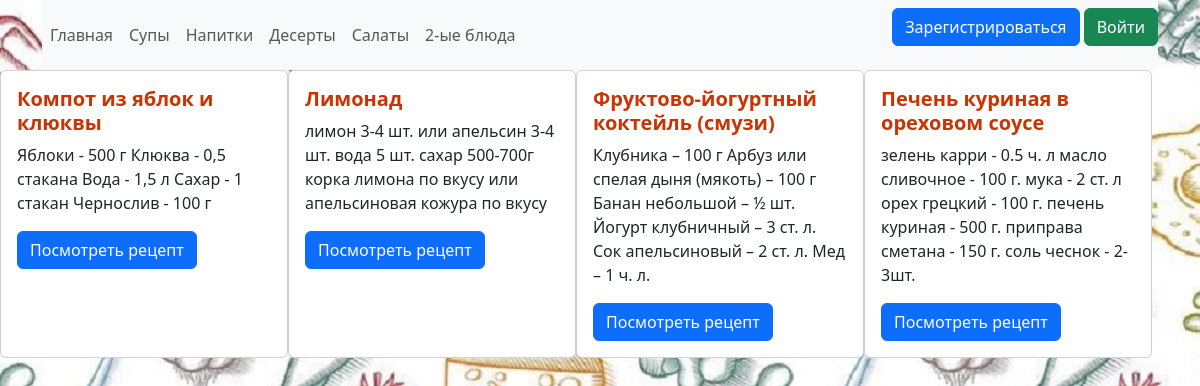
/drinks, run on the app's committed database.
### data/recipes.py (models this page shows)
class Recipe(SqlAlchemyBase, SerializerMixin):
    __tablename__ = 'recipes'
    id = sqlalchemy.Column(sqlalchemy.Integer,
                           primary_key=True, autoincrement=True)
    name = sqlalchemy.Column(sqlalchemy.String, nullable=True)
    ingredients = sqlalchemy.Column(sqlalchemy.TEXT, nullable=True)
    recipe = sqlalchemy.Column(sqlalchemy.TEXT)

### main.py (the view)
@app.route('/drinks')
def drinks():
    db_sess = db_session.create_session()
    temp = [el.id for el in db_sess.query(RecCat).filter(RecCat.id_cats == 3).all()]
    drinks = db_sess.query(Recipe).filter(Recipe.id.in_(temp)).all()
    return render_template('list_drinks.html', drinks=drinks, title='Напитки')

### data/db_session.py (called while the page is built)
def create_session() -> Session:
    global __factory
    return __factory()

### templates/list_drinks.html
{% extends "base.html" %}
{% block content %}
<div style="display: flex;">
    {% for drink in drinks %}
        <div class="card" style="width: 18rem;">
              <div class="card-body">
                <h5 class="card-title"><font color="cc3300"><b>{{drink.name}}</b></font></h5>
                <p class="card-text">{{drink.ingredients}}</p>
                <a href="{{ url_for('drink', pk=drink.id) }}" class="btn btn-primary">Посмотреть рецепт</a>
              </div>
        </div>
    {% endfor %}
</div>
{% endblock %}

### data on the page
Recipe: name "Компот из яблок и клюквы", ingredients "Яблоки - 500 г Клюква - 0,5 стакана Вода - 1,5 л Сахар - 1 стакан Чернослив - 100 г"
Recipe: name "Лимонад", ingredients "лимон 3-4 шт. или апельсин 3-4 шт. вода 5 шт. сахар 500-700г корка лимона по вкусу или апельсиновая кожура по вкусу"
Recipe: name "Фруктово-йогуртный коктейль (смузи)", ingredients "Клубника – 100 г Арбуз или спелая дыня (мякоть) – 100 г Банан небольшой – ½ шт. Йогурт клубничный – 3 ст. л. Сок апельсиновый – 2 ст. л. Мед – 1 ч. л."
Recipe: name "Печень куриная в ореховом соусе", ingredients "зелень карри - 0.5 ч. л масло сливочное - 100 г. мука - 2 ст. л орех грецкий - 100 г. печень куриная - 500 г. приправа сметана - 150 г. соль чеснок - 2-3шт."
